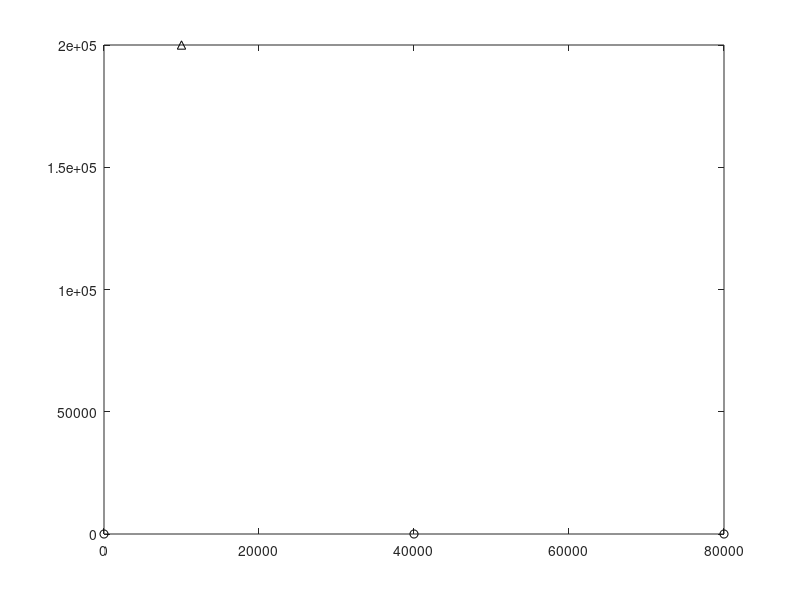

Here is the MATLAB script that generated this plot: (Note: this script raises an error after producing the figure.)

%% Figure 4, Hybrid Geometry (recreation of figure 13.1)
%x_source = [2;4]; % Transmitter/source
x_source = [10e3; 200e3];
%x_sensor = [0,0; 3,0]'; % Receivers
v_sensor = [1, 1, 1.2; 1, 1, 0.7]*71;
x_sensor = [0, 40, 80; 0, 0, 0]*1e3;
%x_sensor2 = [60e3; 5e3];
%x_sensor3 = [150e3;10e3];


fig4=figure;
plot(x_source(1),x_source(2),'k^','DisplayName','Source');
hold on;

% Position Markers
plot(x_sensor(1,:),x_sensor(2,:),'ko','DisplayName','Sensors');

% Draw velocity arrows
drawArrow(x_sensor(1,1)+[0 v_sensor(1,1)]/4,x_sensor(2,1)+[0 v_sensor(2,1)]/4);
drawArrow(x_sensor(1,2)+[0 v_sensor(1,2)]/4,x_sensor(2,2)+[0 v_sensor(2,2)]/4);
%drawArrow(x_sensor(1,3)+[0 v_sensor(1,3)]/4,x_sensor(2,3)+[0 v_sensor(2,3)]/4);
% % -- Direction of Arrival
% 
% % Compute Ranges
% r = utils.rng(x_sensor,x_source);
% 
% % Error Values
% epsang = 5*pi/180;
% 
% % Find AOA 
% lob = x_source - x_sensor;
% psi = atan2(lob(2,:),lob(1,:));
% 
% xaoa1 = x_sensor(:,1) + [0 cos(psi(1));0 sin(psi(1))]*5*r(1);
% xaoap1 = x_sensor(:,1) + [0 cos(psi(1)+epsang);0 sin(psi(1)+epsang)]*5*r(1);
% xaoam1 = x_sensor(:,1) + [0 cos(psi(1)-epsang);0 sin(psi(1)-epsang)]*5*r(1);
% lobFill1 = cat(2,xaoap1,fliplr(xaoam1),xaoap1(:,1));
% 
% xaoa2 = x_sensor(:,2) + [0 cos(psi(2));0 sin(psi(2))]*5*r(2);
% xaoap2 = x_sensor(:,2) + [0 cos(psi(2)+epsang);0 sin(psi(2)+epsang)]*5*r(2);
% xaoam2 = x_sensor(:,2) + [0 cos(psi(2)-epsang);0 sin(psi(2)-epsang)]*5*r(2);
% lobFill2 = cat(2,xaoap2,fliplr(xaoam2),xaoap2(:,1));
% 
% % LOBs
% plot(xaoa1(1,:),xaoa1(2,:),'k-','DisplayName','Line of Bearing');
% hdl2=plot(xaoa2(1,:),xaoa2(2,:),'k-');
% utils.excludeFromLegend(hdl2);

% -- Time Difference of Arrival
% Initialize Detector/Source Locations

% Isochrones
dr1 = rngDiff(x_source,x_sensor(:,1),x_sensor(:,2));
%dr2 = rngDiff(x_source,x_sensor(:,2),x_sensor(:,3));
xiso1 = drawIsochrone(x_sensor(:,1),x_sensor(:,2),dr1,15000,700e3);
%xiso2 = drawIsochrone(x_sensor(:,2),x_sensor(:,3),dr2,15000,600e3);
plot(xiso1(1,:),xiso1(2,:),':','DisplayName','Line of Constant TDOA');
%hiso2=plot(xiso2(1,:),xiso2(2,:),':');
%excludeFromLegend(hiso2);
% text(.5,-.5,'TDOA Solution');

% Isochrone Labels
% text(mean([x_sensor1(1),x_sensor2(1)]),mean([x_sensor1(2),x_sensor2(2)])-.2,'$TDOA_{1,2}$');
% text(mean([x_sensor2(1),x_sensor3(1)])+.3,mean([x_sensor2(2),x_sensor3(2)]),'$TDOA_{2,3}$');

% -- Frequency Difference of Arrival

% Draw isodoppler line
vdiff = dopDiff(x_source,[0 0]',x_sensor(:,1),v_sensor(:,1),x_sensor(:,2),v_sensor(:,2),3e8);
x_isodop = drawIsodop(x_sensor(:,1),v_sensor(:,1),x_sensor(:,2),v_sensor(:,2),vdiff,1500,700e3);
plot(x_isodop(1,:),x_isodop(2,:),'-.','DisplayName','Line of Constant FDOA');
% text(.5,4.1,'FDOA Solution');

xlim([-300e3 350e3]);
ylim([-600e3 750e3]);
% ylim([-5 5]);
% xlim([-2 4]);
legend('Location','SouthWest');

%setPlotStyle(gca,{'clean','widescreen','tight'});
%exportPlot(fig4,[prefix '4']);

%--------------------------------------------------------------------------

function r = rng(x1,x2)
% r = rng(x1,x2)
%
% Computes the range between two N-dimensional position vectors, using
% the Euclidean (L2) norm.
%
% Inputs:
%
%   x1          NxM1 matrix of N-dimensional positions
%   x2          NxM2 matrix of N-dimensional positions
%
% Outputs:
%
%   r           M1xM2 matrix of pair-wise ranges
%
% Nicholas O'Donoughue
% 1 July 2019

% Find the input dimensions and test for compatibility
[N1,M1] = size(x1);
[N2,M2] = size(x2);
if N1~=N2
    fprintf('Error; first dimension of x1 and x2 must match.\n');
end

% Reshape the inputs
x1 = reshape(x1,[N1,M1]);
x2 = reshape(x2,[N1,1,M2]);

% Compute the Euclidean Norm
r = reshape(sqrt(sum(abs(bsxfun(@minus,x1,x2)).^2,1)),[M1,M2]);

end

%------------------------------------------------------------------------
function dr = rngDiff(x0,x1,x2)
% dr = rngDiff(x0,x1,x2)
%
% Computes the difference in range from the reference input (x0) to each
% of the input vectors x1 and x2.  Difference is taken as the range from 
% x0 to each column in x2 minus the range from x0 to each column in x1, 
% pair-wise.
%
% The first dimension of all three inputs must match.  The dimensions of
% x1 and x2 determine the dimensions of the output dr.
%
% Inputs:
%
%   x0      Nx1 reference position
%   x1      NxM1 vector of test positions
%   x2      NxM2 vector of test positions
%
% Outputs:
%
%   dr      M1xM2 matrix of range differences
%
% Nicholas O'Donoughue
% 1 July 2019

% Compute the range from the reference position to each of the set of
% test positions
r1 = utils.rng(x0,x1); % 1xM1
r2 = utils.rng(x0,x2); % 1xM2

% Take the difference, with appropriate dimension reshaping
dr = bsxfun(@minus,r2(:)',r1(:));
end
%-------------------------------------------------------------------------
function iso = drawIsochrone(x1,x2,rdiff,numPts,maxOrtho)
% iso = drawIsochrone(x1,x2,rdiff,numPts,maxOrtho)
%
% Finds the isochrone with the stated range difference from points x1
% and x2.  Generates an arc with 2*numPts-1 points, that spans up to
% maxOrtho distance from the intersection line of x1 and x2
%
% Inputs:
%   x1          Sensor position 1
%   x2          Sensor position 2
%   rdiff       Desired isochrone range difference
%   numPts      Number of points to draw
%   maxOrtho    Maximum offset (orthogonal to the line connecting x1 and
%               x2) at which points should be drawn
%
% Outputs:
%   iso         2 x numPts array of isochrone coordinates
%
% Nicholas O'Donoughue
% 1 July 2019

% Generate pointing vectors u and v in rotated coordinate space
%  u = unit vector from x1 to x2
%  v = unit vector orthogonal to u
rotMat = [0,1; -1,0];
R = utils.rng(x1,x2);
u = (x2-x1)/R;
v = rotMat*u;

xProj = [u v];

% Position of reference points in uv-space
x1uv = [0;0];
x2uv = [R;0];

% Initialize isochrone positions in uv-space
vv = linspace(0,maxOrtho,numPts);
uu = zeros(size(vv));
uu(1) = (R-rdiff)/2;
xuv = [uu; vv];

% Integrate over points, search for isochrone position
maxIter = 10000;

for i=1:numPts
    if i>1
        xuv(1,i) = xuv(1,i-1); % Initialize u position with previous value
    end
    
    offset = R;
    numIter = 1;
    
    while offset > R/10000 && numIter <= maxIter
        numIter = numIter + 1;
        
        rdiff0 = utils.rngDiff(xuv(:,i),x1uv,x2uv);
        offset = rdiff0-rdiff;
        
        xuv(1,i) = xuv(1,i)+offset;
    end
end

% Isochrone is symmetric about u axis
    % Flip the u axis, flip and negate v
xuv = [fliplr([xuv(1,2:end);-xuv(2,2:end)]),xuv];

% Convert to x/y space and re-center at origin
iso = xProj*xuv + x1;
    
end

%------------------------------------------------------------------------

function hdl = drawArrow(x,y,maxHeadSize)
% hdl = drawArrow(x,y,maxHeadSize)
%
% Draw an arrow on the current axes, with the provided coordinates.  Used
% as an alternative to the annotation function.  Uses the quiver function
% to draw the arrows.
%
% INPUTS:
%   x               2-element vector of x coordinate start/end positions
%   y               2-element vector of y coordinate start/end positions
%   maxHeadSize     Maximum head size, in points
%
% OUTPUTS:
%   hdl             Handle object for arrow drawn
%
% Nicholas O'Donoughue
% 1 July 2019

if nargin < 3 || isempty(maxHeadSize)
    maxHeadSize=5;
end

hdl = quiver(x(1),     y(1),...
            x(2)-x(1),y(2)-y(1),...
            0,'MaxHeadSize',maxHeadSize );
hdl.LineStyle='-';
hdl.Color=[0 0 0];

%% Remove the arrow from legend entries
excludeFromLegend(hdl);
end
%------------------------------------------------------------------------
function excludeFromLegend(graphObj)
% excludeFromLegend(graphObj)
%
% Modifies the supplied graphics object such that it will not appead in a
% legend; useful for plotting annotations that do not belong in the legend,
% such as dashed lines between a label and the appropriate line or
% marker.
%
% The handles are returned from the plotting command that was used to
% generate them, such as
%   h = plot(...)
% or
%   h = text(...)
%
% Alternatively, an axis object can be searched with the findall or findobj
% commands, such as:
%   h1 = findall(gcf);
%   h2 = findall(gcf,'Type','text');
%   h3 = findobj(gcf,'Type','text');
%
% If multiple graph objects are input the command is applied to each.
%
% Inputs:
%   graphObj        Graphics object handles (scalar or array)
%
% Nicholas O'Donoughue
% 1 July 2019

if numel(graphObj)>1
    arrayfun(@(x) utils.excludeFromLegend(x),graphObj);
    return;
end

% Graphics Objects have an Annotation property.
% Within the Annotation object, there is a LegendInformation Property.
% The LegendInformation object has an IconDisplayStyle property.
%
% Set that IconDisplayProperty to 'off' and a graphics object will be
% excluded from legends
graphObj.Annotation.LegendInformation.IconDisplayStyle = 'off';

end
%------------------------------------------------------------------------
function setPlotStyle(ax,styleName)
% setPlotStyle(ax,styleName)
%
% Preset script for various plot styles, to handle quick setting of
% common parameters, such as "clean" for drawings with no need to mark the
% axes.
%
% If styleName is a cell array of strings, each string is interpreted, in
% order.  This gives preference to the last element in the array, which may
% override settings called by prior elements.
%
% Where possible, the visibility of an axis element is adjusted, rather
% than its presence; to allow for toggling by later commands.
%
% Inputs:
%
%   ax          Axis handle to modify
%   styleName   String or cell array of strings.  Valid options include:
%                   'clean'     strips axes
%                   'notick'    removes numbers and ticks, but leaves axes
%                   'equal'     sets scale equal for x and y axes
%                   'widescreen'sets the plot dimensions to a 16:9 format
%                   'tight'     minimizes white space outside axes
%
% Nicholas O'Donoughue
% 1 July 2019


% Iterate over comma-separated lists; in order.
if iscell(styleName)
    cellfun(@(x) utils.setPlotStyle(ax,x),styleName);
    return;
end

switch styleName
    case 'clean'
        % Remove the tick marks and grid
%        grid(ax,'off');
%        set(ax,'xtick',[]);
%        set(ax,'ytick',[]);
%        set(ax,'xticklabel',[]);
%        set(ax,'yticklabel',[]);
        ax.Visible ='off';
        
        if ~isempty(ax.Legend)
            ax.Legend.Box = 'off';
        end
    
    case 'notick'
        set(ax,'xticklabel',[]);
        set(ax,'yticklabel',[]);
        
    case 'box only'
        set(ax,'xticklabel',[]);
        set(ax,'yticklabel',[]);
        grid(ax,'off');
        
    case 'equal'
        axis(ax,'equal');
        
        % Set figure size to square
        %posVec = get(ax.Parent,'Position');
        %posVec(4)=posVec(3);
        %set(ax.Parent,'Position',posVec);
        
        % Set axes position to square
        %posVec = get(ax,'OuterPosition');
        %posVec(4) = posVec(3);
        %set(ax,'OuterPosition',posVec);
    case 'widescreen'
        % 16:9 format
        
        % Set figure size
        posVec = get(ax.Parent,'Position');
        posVec(4) = 9*posVec(3)/16;
        set(ax.Parent,'Position',posVec);
        
        % Set axis position
        posVec = get(ax,'OuterPosition');
        posVec(4) = 9*posVec(3)/16;
        set(ax,'OuterPosition',posVec);
    case 'tight'
        outerpos = ax.OuterPosition;
        ti = ax.TightInset; 
        left = outerpos(1) + ti(1);
        bottom = outerpos(2) + ti(2);
        ax_width = outerpos(3) - ti(1) - ti(3);
        ax_height = outerpos(4) - ti(2) - ti(4);
        ax.Position = [left bottom ax_width ax_height];
end
end


%-------------------------------------------------------------------------
function exportPlot(fig,fnm)
% exportPlot(fig,fnm)
%
% Exports a plot to file using the desired resolution and format for
% inclusion in a textbook.
%
% Currently exports both .Fig and .EPS files with 1200 dpi resolution.
%
% Inputs:
%   fig         Figure handle to export
%   fnm         Filename, including directory
%
% Nicholas O'Donoughue
% 1 July 2019

fig.InvertHardcopy = 'off';

saveas(fig,[fnm '.fig']);
print(fig,fnm,'-depsc','-r1200','-painters');
print(fig,fnm,'-dpng','-r1200');

end

%------------------------------------------------------------------------
function ddop = dopDiff(x0,v0,x1,v1,x2,v2,f)
% ddop = dopDiff(x0,v0,x1,v1,x2,v2,f)
%
% Computes the difference in Doppler shift between reference and test 
% sensor pairs and a source.  The two sets of sensor positions (x1 and x2)
% must have the same size.  Corresponding pairs will be compared.
%
% INPUTS:
%   x0      Position vector for N sources (nDim x N), in m
%   v0      Velocity vector for N sources (nDim x N), in m/s
%   x1      Position vector for M reference sensors (nDim x M), in m
%   v1      Velocity vector for M reference sensors (nDim x M), in m/s
%   x2      Position vector for M test sensors (nDim x M), in m
%   v2      Velocity vector for M test sensors (nDim x M), in m/s
%   f       Carrier frequency, in Hertz
%
% OUTPUTS:
%   ddop    Different Doppler shift (N x M), in Hertz
%
% Nicholas O'Donoughue
% 1 July 2019

% Compute Doppler velocity from reference to each set of test positions
dop1 = dop(x0,v0,x1,v1,f); % N x M
dop2 = dop(x0,v0,x2,v2,f); % N x M

% Doppler difference
ddop = dop2 - dop1;
end
%-------------------------------------------------------------------------

function fd = dop(x1,v1,x2,v2,f)
% fd = dop(x1,v1,x2,v2,f)
%
% Given source and sensor at position x1 and x2 with velocity v1 and v2,
% compute the Doppler velocity shift
%
% INPUTS
%   x1      Position vector of N sources (nDim x N), in m
%   v1      Velocity vector of N sources (nDim x N), in m/s
%   x2      Position vector of M sensors (nDim x M), in m
%   v2      Velocity vector of M sensors (nDim x M), in m/s
%   f       Carrier frequency, in Hertz
%
% OUTPUTS
%   fd      Doppler shift for each source, sensor pair (N x M), in Hertz
%
% Nicholas O'Donoughue
% 1 July 2019

% Reshape inputs
[nDim,N] = size(x1);
[nDim2,M] = size(x2);

x1 = reshape(x1',N,1,nDim);
v1 = reshape(v1',[],1,nDim);
x2 = reshape(x2',1,M,nDim2);
v2 = reshape(v2',1,[],nDim2);

if nDim~=nDim2
    fprintf('Error: input dimensions do not match.');
    fd = [];
    return
end

% Unit vector from x1 to x2
u12 = (x2-x1)./sqrt(sum(abs(x2-x1).^2,3));
u21 = -u12;

% x1 velocity towards x2
vv1 = sum(v1.*u12,3);
vv2 = sum(v2.*u21,3);

% Sum of combined velocity
v = vv1 + vv2;

% Convert to Doppler
c = 3e8;
fd = f .* (1+ v./c);
end
%------------------------------------------------------------------------

function xy_iso = drawIsodop(x1,v1,x2,v2,vdiff,numPts,maxOrtho)
% xy_iso = drawIsodop(x1,v1,x2,v2,vdiff,numPts,maxOrtho)
%
% Finds the isochrone with the stated range rate difference from points x1
% and x2.  Generates an arc with 2*numPts-1 points, that spans up to
% maxOrtho distance from the intersection line of x1 and x2
%
% Inputs:
%   x1          Position of first sensor (Ndim x 1) [m]
%   v1          Velocity vector of first sensor (Ndim x 1) [m/s]
%   x2          Position of second sensor (Ndim x 1) [m]
%   v2          Velocity vector of second sensor (Ndim x 1) [m/s]
%   vdiff       Desired velocity difference [m/s]
%   numPts      Number of points to compute
%   maxOrtho    Maximum offset from line of sight between x1 and x2 [m]
%
% Outputs:
%   x_iso       2 x numPts iso doppler contour [m]
%
% Nicholas O'Donoughue
% 1 July 2019

% Set frequency to 3e8, so that c/f_0 is unity, and output of utils.dopDiff
% is velocity difference [m/s]
f_0 = 3e8;

%% Set up test points
xx_vec = maxOrtho(:).*repmat(linspace(-1,1,numPts),2,1);
x_vec = xx_vec(1,:);
y_vec = xx_vec(2,:);
[XX,YY] = meshgrid(xx_vec(1,:),xx_vec(2,:));
x_plot = [XX(:),YY(:)]'; % numPts^2 x 2

df_plot = dopDiff(x_plot,[0 0]',x1,v1,x2,v2,f_0);
    % numPts^2 x (N-1)
    
    
%% Compute contour
fig00=figure;
[cc,hh] = contour(x_vec,y_vec,reshape(df_plot,numPts,numPts),[vdiff vdiff]);
% Close the figure generated
close(fig00);

x_iso=cc(1,:);
y_iso=cc(2,:);

%% Filter points out of bounds
out_of_bounds = abs(x_iso) > maxOrtho | abs(y_iso) > maxOrtho;
x_iso = x_iso(~out_of_bounds);
y_iso = y_iso(~out_of_bounds);

xy_iso = cat(1, x_iso(:)', y_iso(:)');
end
%-----------------------------------------------------------------------



